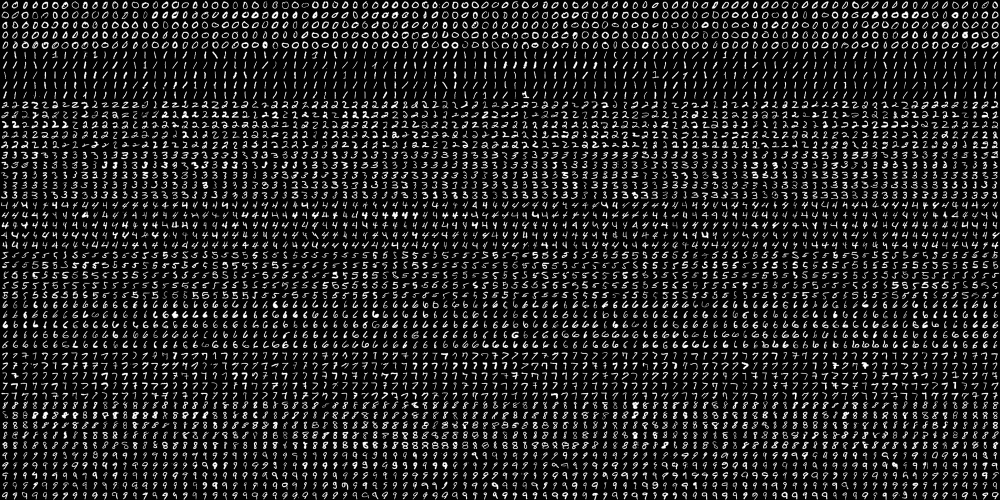
#> input picture 파이썬 4주차 인공지능 2일차(knn, opencv)/digits.png, 2000 x 1000 px (shown at 1/2 size)
$ jupyter execute --allow-errors 'knn_숫자인식.ipynb'
#> lines starting #> are read from the running program, lines starting #| are printed output that depends on the picture
[cell 1]
import cv2
import numpy as np
import matplotlib.pyplot as plt
import glob

img = cv2.imread('digits.png')
#> img is the input picture: shape (1000, 2000, 3); min 0, max 255, mean 33.8
gray = cv2.cvtColor(img, cv2.COLOR_BGR2GRAY)

'''
0이 500개, 1이 500개, ..., 10이 500개
총 5000개의 글자가 있음

0은 가로 5 x 세로 100을 차지하고 있음
픽셀로 따지면 가로는 0~100픽셀, 세로는 0~2000픽셀
'''

# 세로로 50줄, 가로로 100줄로 사진을 나눕니다.
cells = [np.hsplit(row, 100) for row in np.vsplit(gray, 50)]
#> cells = 50 items
x = np.array(cells)
print(x.shape)
#| (50, 100, 20, 20)

# 각 (20 X 20) 크기의 사진을 한 줄(1 X 400)으로 바꿉니다.
train = x[:, :].reshape(-1, 400).astype(np.float32)
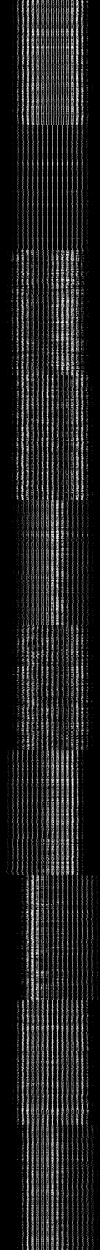
#> train: shape (5000, 400) float32 (shown at 1/4 size); min 0, max 255, mean 33.8
print(train.shape)
#| (5000, 400)

# 0이 500개, 1이 500개, ... 로 총 5,000개가 들어가는 (1 x 5000) 배열을 만듭니다.
k = np.arange(10)
train_labels = np.repeat(k, 500)[:, np.newaxis]
print(train_labels.shape)

np.savez("trained.npz", train=train, train_labels=train_labels)

[cell 2]
# 다음과 같이 하나씩 글자를 출력할 수 있습니다.
plt.imshow(cv2.cvtColor(x[48, 1], cv2.COLOR_GRAY2RGB))
plt.show()
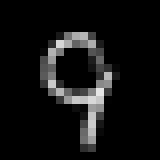
#> shown: shape (20, 20, 3) (shown 8 times larger); min 0, max 229, mean 17.9

# [11 lines of commented-out code are left out]

[cell 3]
FILE_NAME = 'trained.npz'
# 파일로부터 학습 데이터를 불러옵니다.
def load_train_data(file_name):
    with np.load(file_name) as data:
        train = data['train']
        train_labels = data['train_labels']
    return train, train_labels

# 손 글씨 이미지를 (20 x 20) 크기로 Scaling합니다.
def resize20(image):
    img = cv2.imread(image)
    gray = cv2.cvtColor(img, cv2.COLOR_BGR2GRAY)
    gray_resize = cv2.resize(gray, (20, 20))
    plt.imshow(cv2.cvtColor(gray_resize, cv2.COLOR_GRAY2RGB))
    plt.show()
    # 최종적으로는 (1 x 400) 크기로 반환합니다.
    return gray_resize.reshape(-1, 400).astype(np.float32)

def check(test, train, train_labels):
    knn = cv2.ml.KNearest_create()
    knn.train(train, cv2.ml.ROW_SAMPLE, train_labels)
    # 가장 가까운 5개의 글자를 찾아, 어떤 숫자에 해당하는지 찾습니다.
    ret, result, neighbours, dist = knn.findNearest(test, k=5)
    return result

## 파일 하나 지정해서 확인해보기

[cell 4]
# 정의한 대로 실행
# 불러오기
train, train_labels = load_train_data(FILE_NAME)

#> (a cell that did not finish here is left out)

#> (a cell that did not finish here is left out)

### 질문: opencv2가 아니라 sci kit learn을 사용하려면 에러가 뜨는 데 이거 해결하려면 어떻게 해야 되는지?

sci kit learn에 넣어야 하는 데이터 shape는??

#> (a cell that did not finish here is left out)

## train test split 써보기

[cell 8]
from sklearn.model_selection import train_test_split
from sklearn.neighbors import KNeighborsClassifier
import numpy as np

[cell 9]
X_train, X_test, y_train, y_test = train_test_split(train, train_labels, test_size=0.3, random_state=1)

[cell 10]
for i in range(10):
    print(y_test[i])

https://076923.github.io/posts/Python-opencv-43/

[cell 11]
def check(test, train, train_labels):
    knn = cv2.ml.KNearest_create()
    knn.train(train, cv2.ml.ROW_SAMPLE, train_labels)
    # 가장 가까운 5개의 글자를 찾아, 어떤 숫자에 해당하는지 찾습니다.
    ret, result, neighbours, dist = knn.findNearest(test, k=5)
    return result

#> (a cell that did not finish here is left out)

#> (a cell that did not finish here is left out)

원래대로 풀어보기

일단 test의 shape를 모방해 X_test값을 하나 불러오기

#> (a cell that did not finish here is left out)

[cell 15]
temp = X_test[0].reshape(1,400)

#> (a cell that did not finish here is left out)

[cell 17]
a = []
#> (the rest of this cell did not finish here and is left out)

#> (a cell that did not finish here is left out)

[cell 19]
test = X_test[i].reshape(1,400)

#> (a cell that did not finish here is left out)

[cell 21]
y_test

[cell 22]
knn = cv2.ml.KNearest_create()
knn.train(train, cv2.ml.ROW_SAMPLE, train_labels)
# 모델 돌림
# 가장 가까운 5개의 글자를 찾아, 어떤 숫자에 해당하는지 찾습니다.
ret, result, neighbours, dist = knn.findNearest(temp, k=5)

[cell 23]
# 첫번째 값은 틀림
int(result[0]), int(y_test[0])

### for 문으로 일반화하기

[cell 24]
knn = cv2.ml.KNearest_create()
knn.train(train, cv2.ml.ROW_SAMPLE, train_labels)

test

for i in range(10):
    test = X_test[i].reshape(1,400)

    # 결과값에 int를 씌움
    print("예측값은", int(knn.findNearest(test,k=5)[1]), "입니다", "실제값은", int(y_test[i]), "입니다")

[cell 25]
# 너무 많아서 에러가 뜸

# 질문 이거 에러 뜨는 이유?

[cell 26]
knn = cv2.ml.KNearest_create()
knn.train(train, cv2.ml.ROW_SAMPLE, train_labels)

#> (the rest of this cell did not finish here and is left out)

[cell 27]
# 1500넘으면 안 되므로 전체 5000이니까
# 1000씩 나눠서 correct값 찾아보기
len(train)

[cell 28]
a = knn.findNearest(test,k=5)[1]
a

[cell 29]
b = y_test[7]
b

[cell 30]
a == b

[cell 31]
knn = cv2.ml.KNearest_create()
knn.train(train, cv2.ml.ROW_SAMPLE, train_labels)

correct = 0

#> (the rest of this cell did not finish here and is left out)

#> (a cell that did not finish here is left out)

[cell 33]
knn = cv2.ml.KNearest_create()
knn.train(train, cv2.ml.ROW_SAMPLE, train_labels)

correct1 = 0

for i in range(1000, 1500):
    test = X_test[i].reshape(1,400)

    if int(knn.findNearest(test,k=5)[1]) == int(y_test[i]):
        correct1 +=1
print(correct1)
